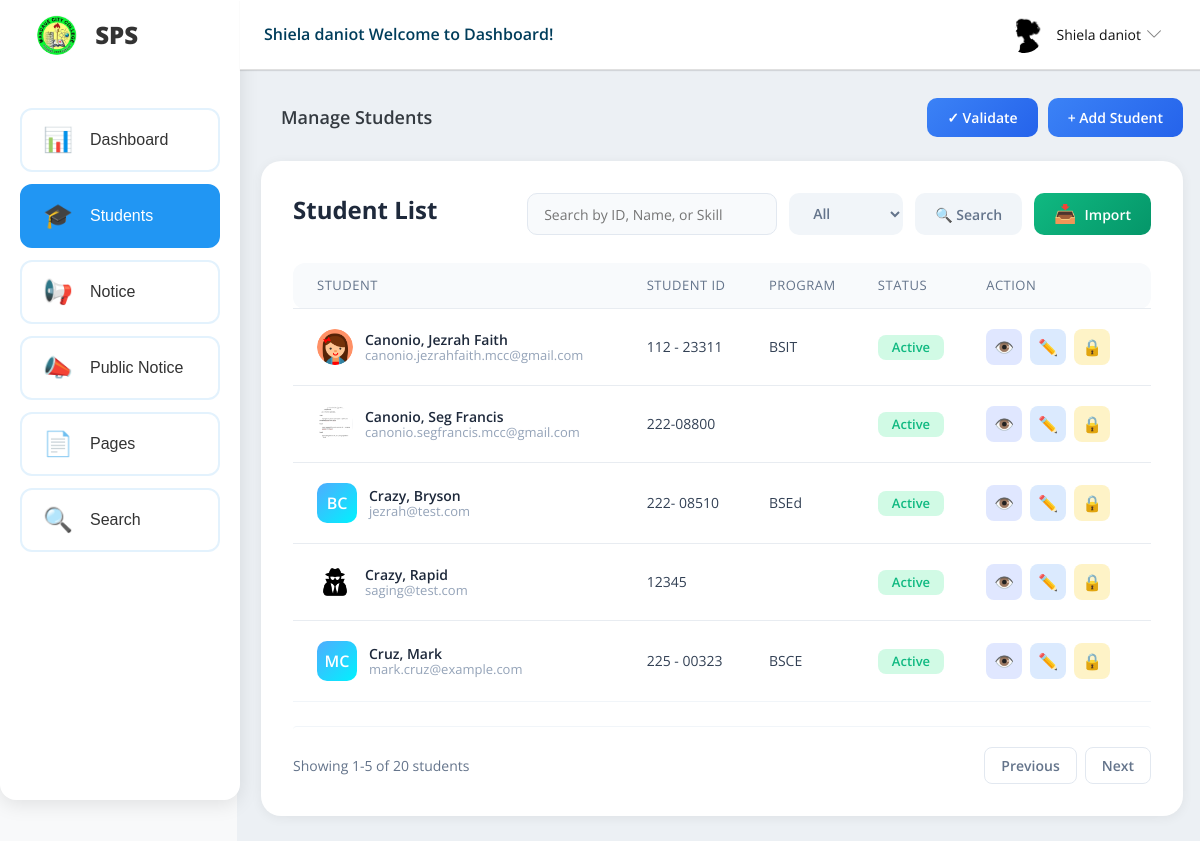
Page /staff/manage-students.php (signed in) on the committed database.
### tables this page shows
CREATE TABLE `tblstaff` (
  `ID` int(11) NOT NULL,
  `StaffName` varchar(100) NOT NULL,
  `UserName` varchar(50) NOT NULL,
  `Email` varchar(100) NOT NULL,
  `Image` varchar(255) DEFAULT NULL,
  `Password` varchar(255) NOT NULL,
  `StaffRegdate` datetime DEFAULT current_timestamp(),
  `Status` tinyint(1) NOT NULL DEFAULT 1
);

CREATE TABLE `tblstudent` (
  `ID` int(11) NOT NULL,
  `StuID` varchar(50) NOT NULL,
  `FamilyName` varchar(100) NOT NULL,
  `FirstName` varchar(100) NOT NULL,
  `MiddleName` varchar(100) DEFAULT NULL,
  `Program` varchar(100) NOT NULL,
  `Major` varchar(100) DEFAULT NULL,
  `LearnersReferenceNo` varchar(50) DEFAULT NULL,
  `DOB` date NOT NULL,
  `PlaceOfBirth` varchar(255) DEFAULT NULL,
  `Gender` varchar(10) NOT NULL,
  `CivilStatus` varchar(50) DEFAULT NULL,
  `Religion` varchar(100) DEFAULT NULL,
  `Height` varchar(10) DEFAULT NULL,
  `Weight` varchar(10) DEFAULT NULL,
  `Citizenship` varchar(50) DEFAULT NULL,
  `FathersName` varchar(100) DEFAULT NULL,
  `MothersMaidenName` varchar(100) DEFAULT NULL,
  `BuildingHouseNumber` varchar(255) DEFAULT NULL,
  `StreetName` varchar(255) DEFAULT NULL,
  `Barangay` varchar(255) DEFAULT NULL,
  `CityMunicipality` varchar(255) DEFAULT NULL,
  `Province` varchar(255) DEFAULT NULL,
  `PostalCode` varchar(20) DEFAULT NULL,
  `ContactNumber` varchar(15) DEFAULT NULL,
  `EmailAddress` varchar(100) DEFAULT NULL,
  `EmergencyContactPerson` varchar(100) DEFAULT NULL,
  `EmergencyRelationship` varchar(50) DEFAULT NULL,
  `EmergencyContactNumber` varchar(15) DEFAULT NULL,
  `EmergencyAddress` text DEFAULT NULL,
  `Category` set('New Freshman','Continuing/Returnee','Shiftee','Second Degree','Regular','Irregular') NOT NULL,
  `YearLevel` enum('1','2','3','4') DEFAULT NULL,
  `Password` varchar(255) NOT NULL,
  `Image` varchar(255) DEFAULT NULL,
  `Academic` longtext DEFAULT NULL,
  `NonAcademic` longtext DEFAULT NULL,
  `Status` tinyint(1) NOT NULL DEFAULT 1
);

### staff/manage-students.php (the view, shortened to what the rows shown need)
<?php
include('includes/dbconnection.php');
if (strlen($_SESSION['sturecmsstaffid']) == 0) {
    header('location:logout.php');
} else {
    $limit = 5;
    $page = isset($_GET['page']) ? max(1, intval($_GET['page'])) : 1;
    $offset = ($page - 1) * $limit;
    $isSkillSearch = false;
    $skill_id = 0;
  function getInitials($name)
  {
    $words = explode(' ', trim($name));
    $initials = '';
    if (count($words) >= 2) {
      $initials .= strtoupper(substr($words[0], 0, 1));
      $initials .= strtoupper(substr(end($words), 0, 1));
    } else if (count($words) == 1) {
      $initials .= strtoupper(substr($words[0], 0, 2));
    }
    return $initials;
    }
    ?>
    <!DOCTYPE html>
    <html lang="en">
    <head>
        <link rel="stylesheet" href="vendors/simple-line-icons/css/simple-line-icons.css">
        <link rel="stylesheet" href="vendors/flag-icon-css/css/flag-icon.min.css">
        <link rel="stylesheet" href="vendors/css/vendor.bundle.base.css">
        <link rel="stylesheet" href="./css/style.css">
        <link rel="stylesheet" href="./css/style(v2).css">
        <link rel="stylesheet" href="https://cdnjs.cloudflare.com/ajax/libs/toastr.js/latest/toastr.min.css">
        <link rel="stylesheet" href="css/responsive.css">
    </head>
    <body>
        <div class="container-scroller">
            <?php include_once('includes/header.php'); ?>
            <div class="container-fluid page-body-wrapper">
                <div class="main-panel">
                    <div class="content-wrapper">
                        <div class="row">
                            <div class="col-md-12 grid-margin stretch-card">
                                <div class="table-card">
                                    <div class="table-header">
                                        <h2 class="table-title">Student List</h2>
                                    </div>
                                        <div class="table-wrapper">
                                            <table class="table">
                                                <thead>
                                                    <tr>
                                                        <th>Student</th>
                                                        <th>Student ID</th>
                                                        <th>Program</th>
                                                        <th>Status</th>
                                                        <th>Action</th>
                                                    </tr>
                                                </thead>
                                                <tbody>
                                                    <?php
                                                    $sql = "SELECT ID AS sid, StuID, FamilyName, FirstName, Program, Gender, EmailAddress, Status, Image FROM tblstudent WHERE 1=1";
                                                    $params = [];
                                                    if ($isSkillSearch) {
                                                        $countSql = "SELECT COUNT(DISTINCT t.ID) FROM tblstudent t JOIN student_achievements sa ON sa.StuID = t.StuID AND sa.status='approved' JOIN student_achievement_skills ssk ON ssk.achievement_id = sa.id WHERE ssk.skill_id = :skill_id";
                                                        $countStmt = $dbh->prepare($countSql);
                                                        $countStmt->bindValue(':skill_id', $skill_id, PDO::PARAM_INT);
                                                        $countStmt->execute();
                                                        $totalRows = $countStmt->fetchColumn();
                                                        $sql = "SELECT t.ID as sid, t.StuID, t.FamilyName, t.FirstName, t.Program, t.Gender, t.EmailAddress, t.Status, t.Image, IFNULL(SUM(sa.points),0) as totalPoints FROM tblstudent t JOIN student_achievements sa ON sa.StuID = t.StuID AND sa.status='approved' JOIN student_achievement_skills ssk ON ssk.achievement_id = sa.id WHERE ssk.skill_id = :skill_id GROUP BY t.ID ORDER BY totalPoints DESC, t.ID DESC LIMIT :limit OFFSET :offset";
                                                        $params[':skill_id'] = $skill_id;
                                                    } else {
                                                        $where = " WHERE 1=1";
                                                        $sql = "SELECT ID AS sid, StuID, FamilyName, FirstName, Program, Gender, EmailAddress, Status, Image FROM tblstudent" . $where . " ORDER BY FamilyName ASC, FirstName ASC LIMIT :limit OFFSET :offset";
                                                    }
                                                    $query = $dbh->prepare($sql);
                                                    $query->bindValue(':limit', (int) $limit, PDO::PARAM_INT);
                                                    $query->bindValue(':offset', (int) $offset, PDO::PARAM_INT);
                                                    $query->execute();
                                                    $results = $query->fetchAll(PDO::FETCH_OBJ);
                                                    if ($query->rowCount() > 0) {
                                                        foreach ($results as $row) { ?>
                                                            <tr>
                                                                <td data-label="Student">
                                                                     <div class="user-info">
                                                                         <?php if (!empty($row->Image)): ?>
                                                                           <img src="../admin/images/<?php echo htmlentities($row->Image); ?>" alt="Student Avatar"
                                                                             class="user-avatar-img">
                                                                         <?php else: ?>
                                                                           <div class="user-avatar"
                                                                             style="background: linear-gradient(135deg, #4facfe 0%, #00f2fe 100%);">
                                                                             <?php echo getInitials($row->FirstName . ' ' . $row->FamilyName); ?>
                                                                           </div>
                                                                         <?php endif; ?>
                                                                         <div class="user-details">
                                                                             <span class="user-name"><?php echo htmlentities($row->FamilyName . ', ' . $row->FirstName); ?></span>
                                                                             <span class="user-email"><?php echo htmlentities($row->EmailAddress); ?></span>
                                                                         </div>
                                                                     </div>
                                                                 </td>
                                                                <td data-label="Student ID"><?php echo htmlentities($row->StuID); ?></td>
                                                                <td data-label="Program">
                                                                     <?php
                                                                     $program_full = htmlentities($row->Program);
                                                                     if (preg_match('/\((\w+)\)/', $program_full, $matches)) {
                                                                         echo $matches[1];
                                                                     } else {
                                                                         echo $program_full;
                                                                     } ?>
                                                                 </td>
                                                                <td data-label="Status">
                                                                     <span class="status-badge <?php echo $row->Status == 1 ? 'active' : 'inactive'; ?>">
                                                                         <?php echo $row->Status == 1 ? 'Active' : 'Inactive'; ?>
                                                                     </span>
                                                                 </td>
                                                                <td data-label="Action">
                                                                     <div class="action-buttons">
                                                                         <a href="view-student.php?viewid=<?php echo htmlentities($row->sid); ?>" class="action-btn edit" title="View Profile" style="background: #e0e7ff; color: #4f46e5;">👁️</a>
                                                                         <a href="edit-student-detail.php?editid=<?php echo htmlentities($row->sid); ?>" class="action-btn edit" title="Edit">✏️</a>
                                                                         <a href="manage-students.php?statusid=<?php echo htmlentities($row->sid); ?>&status=<?php echo htmlentities($row->Status); ?>" class="action-btn toggle <?php echo $row->Status == 1 ? 'deactivate' : ''; ?>" title="<?php echo $row->Status == 1 ? 'Deactivate' : 'Activate'; ?>">
                                                                             <?php echo $row->Status == 1 ? '🔒' : '🔑'; ?>
                                                                         </a>
                                                                     </div>
                                                                 </td>
                                                            </tr>
                                                    <?php }
                                                    } else { ?>
                                                        <tr><td colspan="<?php echo $isSkillSearch ? '6' : '5'; ?>" style="text-align: center; color: red;">No Record Found</td></tr>
                                                    <?php } ?>
                                                </tbody>
                                            </table>
                                        </div>
                                    </div>
                                </div>
                            </div>
                        </div>
                    </div>
                </div>
            </div>
    </body>
    </html>
<?php } ?>

### staff/includes/header.php (shortened to what the rows shown need)
<nav class="navbar default-layout-navbar col-lg-12 col-12 p-0 fixed-top d-flex flex-row">
  <?php
  $sid = $_SESSION['sturecmsstaffid'];
  $sql = "SELECT * FROM tblstaff WHERE ID=:sid";
  $query = $dbh->prepare($sql);
  $query->bindParam(':sid', $sid, PDO::PARAM_STR);
  $query->execute();
  $results = $query->fetchAll(PDO::FETCH_OBJ);
  if ($query->rowCount() > 0) {
    foreach ($results as $row) {
      $profileImg = !empty($row->Image) ? "../admin/images/" . $row->Image : "images/faces/face8.jpg";
      ?>
      <div class="navbar-menu-wrapper d-flex align-items-center flex-grow-1">
        <h5 class="mb-0 font-weight-medium d-none d-lg-flex"><?php echo htmlentities($row->StaffName); ?> Welcome to Dashboard!
        </h5>
        <ul class="navbar-nav navbar-nav-right ml-auto">
          <li class="nav-item dropdown user-dropdown">
            <a class="nav-link dropdown-toggle" id="UserDropdown" href="#" data-toggle="dropdown" aria-expanded="false">
              <img class="img-xs rounded-circle ml-2" src="<?php echo $profileImg; ?>" alt="Profile image"> <span
                class="font-weight-normal"> <?php echo htmlentities($row->StaffName); ?> </span></a>
          </li>
        </ul>
      </div>
    <?php }
  } ?>
</nav>

### rows in the picture
tblstaff: StaffName "Shiela daniot", Image (picture)
tblstudent: Image (picture), FamilyName+FirstName "Canonio, Jezrah Faith", EmailAddress "canonio.jezrahfaith.mcc@gmail.com", StuID "112 - 23311", Program "BSIT", Status "Active"
tblstudent: Image (picture), FamilyName+FirstName "Canonio, Seg Francis", EmailAddress "canonio.segfrancis.mcc@gmail.com", StuID "222-08800", Status "Active"
tblstudent: getInitials($row->FirstName . ' ' . $row->FamilyName) "BC", FamilyName+FirstName "Crazy, Bryson", EmailAddress "jezrah@test.com", StuID "222- 08510", Status "Active"
tblstudent: Image (placeholder picture), FamilyName+FirstName "Crazy, Rapid", EmailAddress "saging@test.com", StuID "12345", Status "Active"
tblstudent: getInitials($row->FirstName . ' ' . $row->FamilyName) "MC", FamilyName+FirstName "Cruz, Mark", EmailAddress "mark.cruz@example.com", StuID "225 - 00323", Program "BSCE", Status "Active"

### other values in the picture
$offset + 1 "1"
min($offset + $limit, $totalRows) "5"
$totalRows "20"
